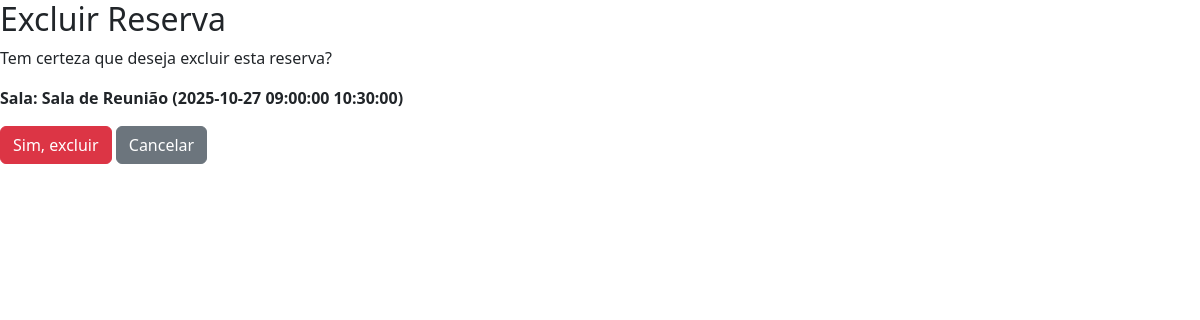
Before: /reservas/sala/deletar/3/ (signed in) with the older database file.
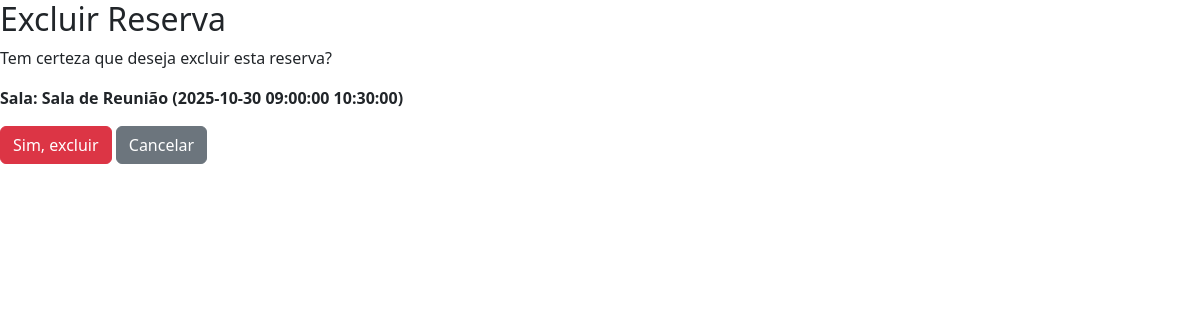
After: the same page with the newer database file.
### app/models.py (models this page shows)
class ReservaSala(models.Model):
    sala = models.ForeignKey(Sala, on_delete=models.PROTECT)
    data = models.DateField()
    hora_inicio = models.TimeField()
    hora_fim = models.TimeField()
    status = models.CharField(max_length=50, default='confirmado')
    def __str__(self):
        return f"Sala: {self.sala} ({self.data} {self.hora_inicio} {self.hora_fim})"

class Sala(models.Model):
    idSala = models.AutoField(primary_key=True)
    nome = models.CharField(max_length=100)
    capacidade = models.IntegerField()
    statusDisponibilidade = models.CharField(max_length=50, default='disponível')
    def __str__(self):
        return self.nome

### app/views.py (the view)
# urls.py: path('reservas/sala/deletar/<int:pk>/', views.deletar_reserva_sala, name='deletar_reserva_sala'),
@login_required
def deletar_reserva_sala(request, pk):
    reserva = get_object_or_404(ReservaSala, pk=pk)
    if request.method == 'POST':
        reserva.delete()
        messages.success(request, 'Reserva de sala excluída com sucesso!')
        return redirect('reservas')
    return render(request, 'deletar_reserva.html', {'reserva': reserva})

### app/templates/deletar_reserva.html (shortened to what this page needs)
{% load static %}
<!DOCTYPE html>
<html lang="pt-br">
<head>
    <link href="https://cdn.jsdelivr.net/npm/bootstrap@5.3.0/dist/css/bootstrap.min.css" rel="stylesheet">
    <link rel="stylesheet" href="https://cdnjs.cloudflare.com/ajax/libs/font-awesome/6.0.0-beta3/css/all.min.css" />
</head>
<body>
    <h2>Excluir Reserva</h2>
    <p>Tem certeza que deseja excluir esta reserva?</p>
    <div class="delete-box">
        <p><strong>{{ reserva }}</strong></p>
    </div>
    <form method="POST">
        <button type="submit" class="btn btn-danger">Sim, excluir</button>
        <a href="{% url 'reservas' %}" class="btn btn-secondary">Cancelar</a>
    </form>
</body>

Changed rows visible on the page:
changed ReservaSala: sala+data+hora_inicio "Sala: Sala de Reunião (2025-10-27 09:00:00 10:30:00)" → "Sala: Sala de Reunião (2025-10-30 09:00:00 10:30:00)"
